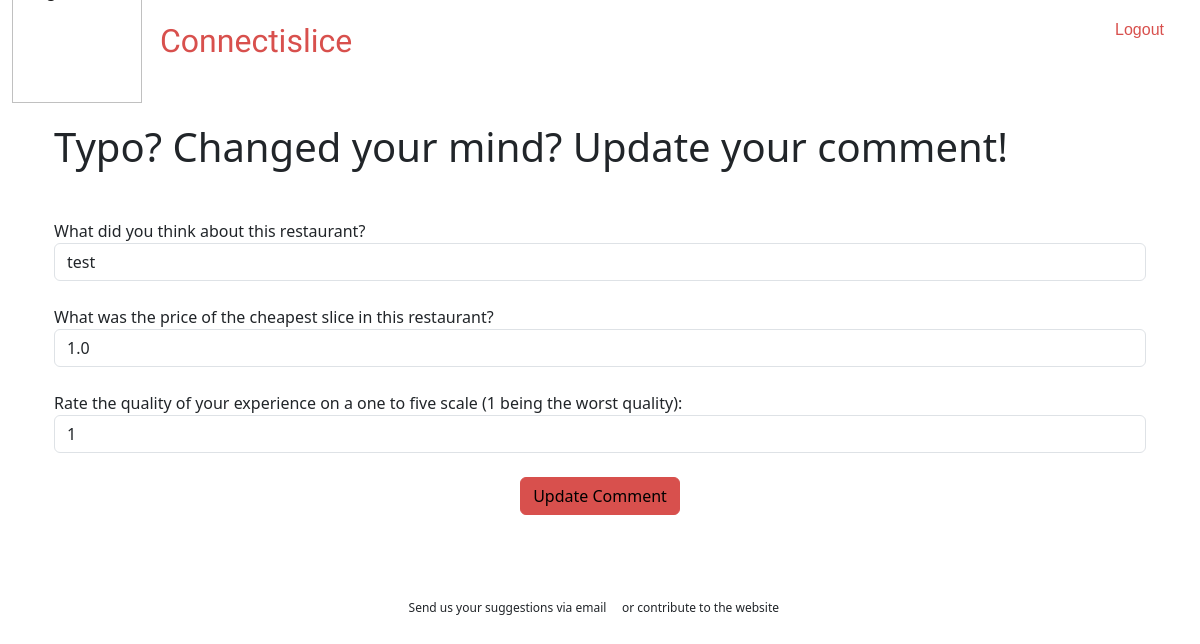
Page /comment/47/update (signed in) on the earlier database version.
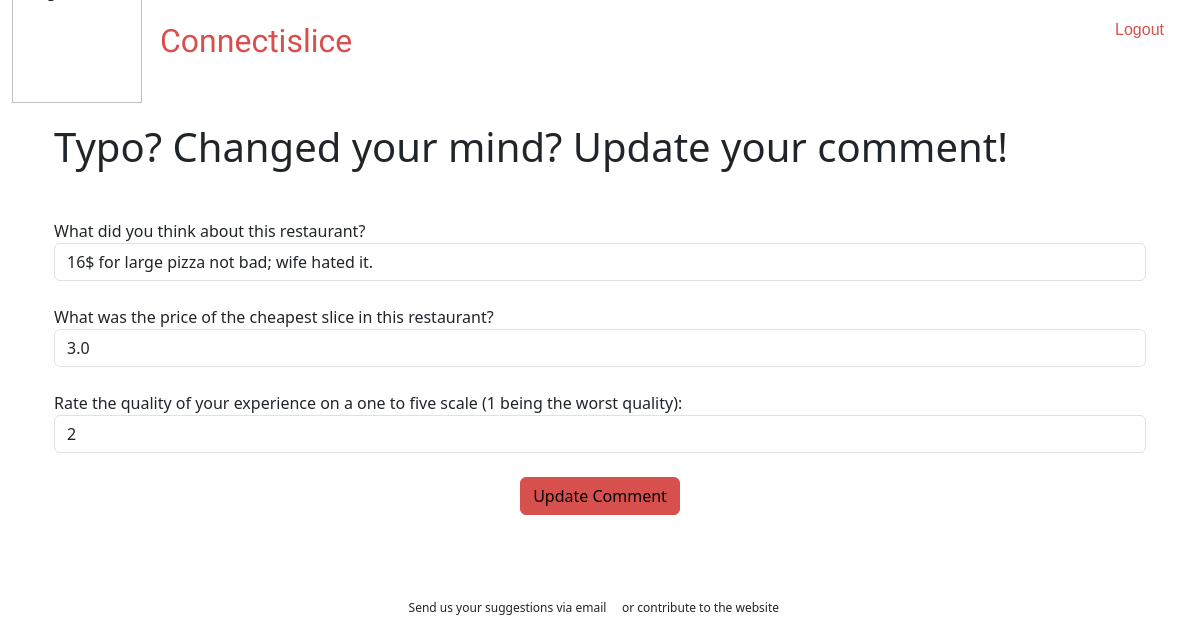
Same page on the later database version.
### restaurants/models.py (models this page shows, shortened)
class Comment(models.Model):
    restaurant = models.ForeignKey(Restaurant, on_delete=models.CASCADE, related_name='comments')
    body = models.TextField()
    cheapestslice = models.FloatField(default=0, validators=[MinValueValidator(0)])
    quality = models.IntegerField(default=0, validators=[MinValueValidator(0),MaxValueValidator(5)])
    created = models.DateTimeField(auto_now_add=True)
    created_by = models.ForeignKey(User, on_delete=models.CASCADE,  default=1)
    class Meta:
        permissions = [('can_delete_comment', 'Can delete comment')]
    def user_can_delete(self, user):
        return user == self.created_by

### restaurants/views.py (the view)
# urls.py: path('comment/<int:pk>/update', views.comment_update, name='comment_update'),
@login_required
def comment_update(request, pk):
    comment = get_object_or_404(Comment, pk=pk)
    if not comment.user_can_delete(request.user):
                return redirect('restaurant_detail', pk=comment.restaurant.pk)
    if request.method == 'POST':
        form = CommentForm(request.POST, instance=comment)
        if form.is_valid():
            form.save()
            return redirect('restaurant_detail', pk=comment.restaurant.pk)
    else:
        form = CommentForm(instance=comment)
    context = {
        'comment': comment,
        'form': form
    }
    return render(request, 'comment_update.html', context)

### restaurants/forms.py
class CommentForm(forms.ModelForm):
    class Meta:
        model = Comment
        fields = ['body', 'cheapestslice', 'quality']
        labels = {
            'body': 'What did you think about this restaurant?',
            'cheapestslice': 'What was the price of the cheapest slice in this restaurant?',
            'quality': 'Rate the quality of your experience on a one to five scale (1 being the worst quality):',
        }

### restaurants/templates/comment_update.html (shortened to what this page needs)
{% extends "base.html" %} {% block page_content %} {% load crispy_forms_tags %}
<div class="container">
  <h1 class="mb-5 mt-5">Typo? Changed your mind? Update your comment!</h1>
  <form method="POST" action="{% url 'comment_update' pk=form.instance.pk %}">
    <div class="form-group">
      {{ form.body.label }}
      <input
        type="text"
        class="form-control mb-4"
        name="body"
        value="{{ comment.body }}"
      />
      {{ form.cheapestslice.label }}
      <input
        type="number"
        class="form-control mb-4"
        name="cheapestslice"
        value="{{ comment.cheapestslice }}"
      />
      {{ form.quality.label }}
      <input
        type="number"
        class="form-control mb-4"
        name="quality"
        value="{{ comment.quality }}"
      />
    </div>
    <div class="text-center">
      <input type="submit" value="Update Comment" class="btn btn-primary" />
    </div>
  </form>
</div>
{% endblock %}

Differences in the rows shown:
changed Comment: body "test" → "16$ for large pizza not bad; wife hated it."; cheapestslice "1.0" → "3.0"; quality "1" → "2"
